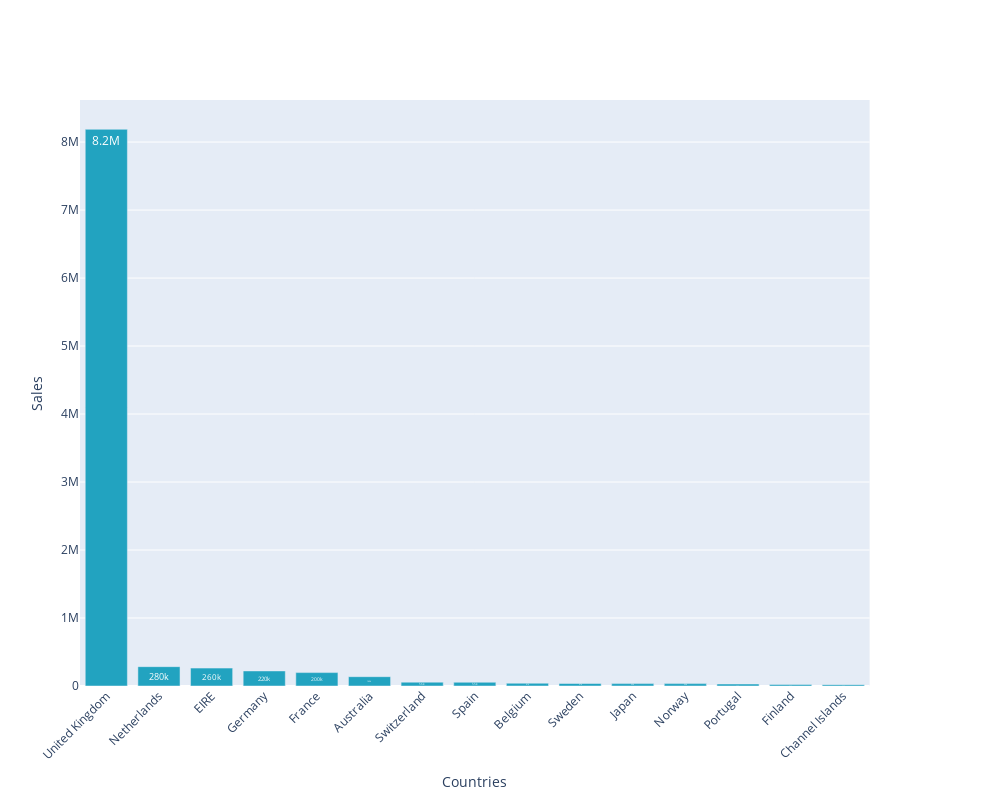
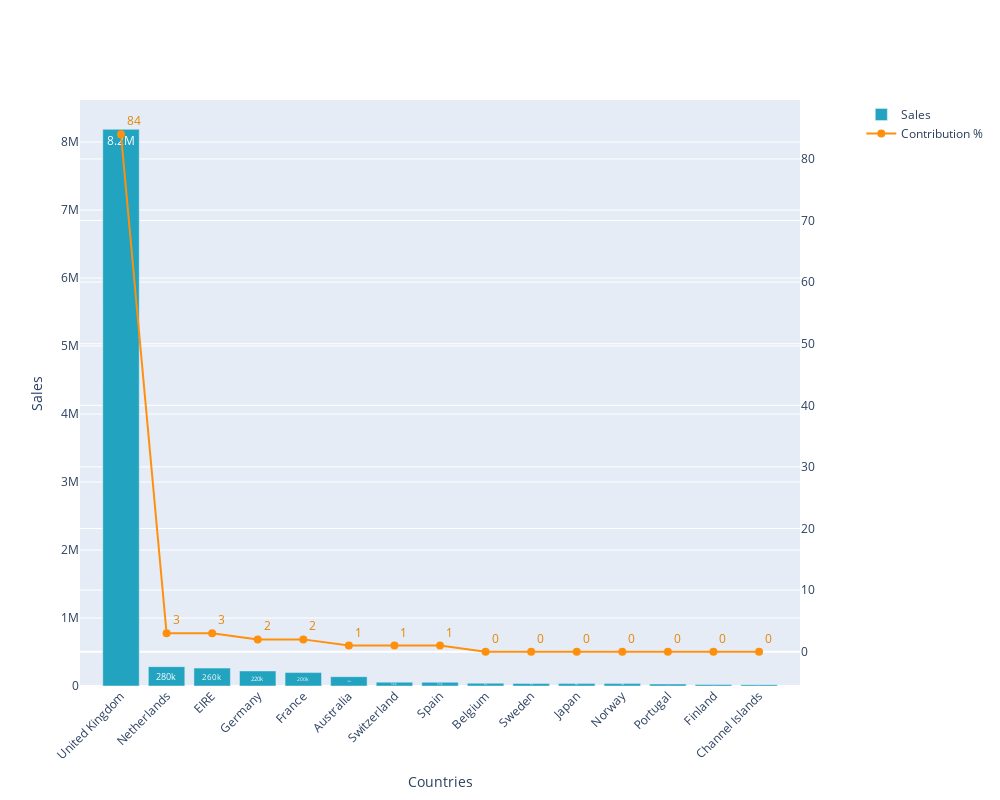

Notebook source saved alongside these figures, in order:
### Code cell
trace1 = go.Bar(
            x = country_revenue['Country'][:15], y = country_revenue['Sales'],
            name = 'Sales', text = country_revenue['Sales'],
            marker=dict(color='rgb(34,163,192)'),textposition="inside",texttemplate='%{text:.2s}')

trace2 = go.Scatter(
            x= country_revenue['Country'][:15],y = country_revenue['Contribution %'],
            name = 'Contribution %',text = country_revenue['Contribution %'],
           mode='lines+markers+text',marker=dict(color='rgb(255, 144, 14)',size=8), textposition='top right',textfont=dict(color='#E58606'))

fig = make_subplots(specs=[[{"secondary_y":True}]])
fig.update_layout(height = 800, width =1000, xaxis=dict(title="Countries",tickangle=-45), yaxis=dict(title="Sales"))

fig.add_trace(trace1)
fig.add_trace(trace2,secondary_y=True)

### Figure 1 — Plotly figure (JSON) as saved in the notebook; plotly's stock layout.template omitted (floating-point values rounded to 4 significant figures)
{"data": [{"marker": {"color": "rgb(34,163,192)"}, "name": "Sales", "text": [8188000.0, 284700.0, 263300.0, 221700.0, 197400.0, 137100.0, 56390.0, 54770.0, 40910.0, 36600.0, 35340.0, 35160.0, 29370.0, 22330.0, 20090.0, 18770.0, 16890.0, 12950.0, 10150.0, 10120.0, 9120.0, 7908.0, 7213.0, 4750.0, 4711.0, 4310.0, 3666.0, 2505.0, 1902.0, 1731.0, 1694.0, 1661.0, 1292.0, 1144.0, 1002.0, 707.7, 548.4, 131.2], "textposition": "inside", "texttemplate": "%{text:.2s}", "type": "bar", "x": ["United Kingdom", "Netherlands", "EIRE", "Germany", "France", "Australia", "Switzerland", "Spain", "Belgium", "Sweden", "Japan", "Norway", "Portugal", "Finland", "Channel Islands"], "y": [8188000.0, 284700.0, 263300.0, 221700.0, 197400.0, 137100.0, 56390.0, 54770.0, 40910.0, 36600.0, 35340.0, 35160.0, 29370.0, 22330.0, 20090.0, 18770.0, 16890.0, 12950.0, 10150.0, 10120.0, 9120.0, 7908.0, 7213.0, 4750.0, 4711.0, 4310.0, 3666.0, 2505.0, 1902.0, 1731.0, 1694.0, 1661.0, 1292.0, 1144.0, 1002.0, 707.7, 548.4, 131.2]}], "layout": {"height": 800, "width": 1000, "xaxis": {"anchor": "y", "domain": [0, 0.94], "tickangle": -45, "title": {"text": "Countries"}}, "yaxis": {"anchor": "x", "domain": [0, 1], "title": {"text": "Sales"}}, "yaxis2": {"anchor": "x", "overlaying": "y", "side": "right"}}}

### Figure 2 — Plotly figure (JSON) as saved in the notebook; plotly's stock layout.template omitted (floating-point values rounded to 4 significant figures)
{"data": [{"marker": {"color": "rgb(34,163,192)"}, "name": "Sales", "text": [8188000.0, 284700.0, 263300.0, 221700.0, 197400.0, 137100.0, 56390.0, 54770.0, 40910.0, 36600.0, 35340.0, 35160.0, 29370.0, 22330.0, 20090.0, 18770.0, 16890.0, 12950.0, 10150.0, 10120.0, 9120.0, 7908.0, 7213.0, 4750.0, 4711.0, 4310.0, 3666.0, 2505.0, 1902.0, 1731.0, 1694.0, 1661.0, 1292.0, 1144.0, 1002.0, 707.7, 548.4, 131.2], "textposition": "inside", "texttemplate": "%{text:.2s}", "type": "bar", "x": ["United Kingdom", "Netherlands", "EIRE", "Germany", "France", "Australia", "Switzerland", "Spain", "Belgium", "Sweden", "Japan", "Norway", "Portugal", "Finland", "Channel Islands"], "y": [8188000.0, 284700.0, 263300.0, 221700.0, 197400.0, 137100.0, 56390.0, 54770.0, 40910.0, 36600.0, 35340.0, 35160.0, 29370.0, 22330.0, 20090.0, 18770.0, 16890.0, 12950.0, 10150.0, 10120.0, 9120.0, 7908.0, 7213.0, 4750.0, 4711.0, 4310.0, 3666.0, 2505.0, 1902.0, 1731.0, 1694.0, 1661.0, 1292.0, 1144.0, 1002.0, 707.7, 548.4, 131.2]}, {"marker": {"color": "rgb(255, 144, 14)", "size": 8}, "mode": "lines+markers+text", "name": "Contribution %", "text": [84, 3, 3, 2, 2, 1, 1, 1, 0, 0, 0, 0, 0, 0, 0, 0, 0, 0, 0, 0, 0, 0, 0, 0, 0, 0, 0, 0, 0, 0, 0, 0, 0, 0, 0, 0, 0, 0], "textfont": {"color": "#E58606"}, "textposition": "top right", "type": "scatter", "x": ["United Kingdom", "Netherlands", "EIRE", "Germany", "France", "Australia", "Switzerland", "Spain", "Belgium", "Sweden", "Japan", "Norway", "Portugal", "Finland", "Channel Islands"], "xaxis": "x", "y": [84, 3, 3, 2, 2, 1, 1, 1, 0, 0, 0, 0, 0, 0, 0, 0, 0, 0, 0, 0, 0, 0, 0, 0, 0, 0, 0, 0, 0, 0, 0, 0, 0, 0, 0, 0, 0, 0], "yaxis": "y2"}], "layout": {"height": 800, "width": 1000, "xaxis": {"anchor": "y", "domain": [0, 0.94], "tickangle": -45, "title": {"text": "Countries"}}, "yaxis": {"anchor": "x", "domain": [0, 1], "title": {"text": "Sales"}}, "yaxis2": {"anchor": "x", "overlaying": "y", "side": "right"}}}
